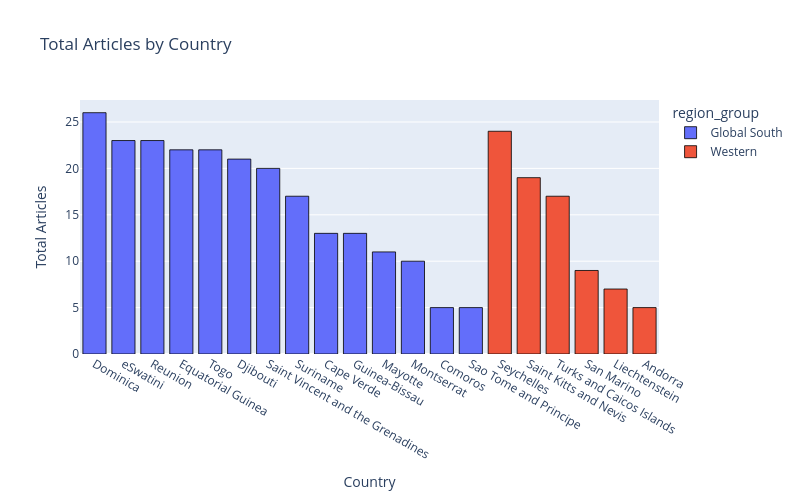

Notebook cell for this chart:
### Code cell
# total articles for top 20 countries
fig = px.bar(
    master.sort_values(by="total_articles", ascending=False).iloc[-20:],
    y="total_articles",
    x="country",
    color="region_group",
    orientation="v",
    title="Total Articles by Country",
)
fig.update_traces(marker_line_color="black", marker_line_width=0.8)
fig.update_layout(
    yaxis_title="Total Articles",
    xaxis_title="Country",
    yaxis={"categoryorder": "total ascending"},
    width=800,
    height=500,
)
fig.show()

### Figure 1 — Plotly figure (JSON) as saved in the notebook; plotly's stock layout.template omitted (floating-point values rounded to 4 significant figures)
{"data": [{"hovertemplate": "region_group=Global South<br>country=%{x}<br>total_articles=%{y}<extra></extra>", "legendgroup": "Global South", "marker": {"color": "#636efa", "line": {"color": "black", "width": 0.8}, "pattern": {"shape": ""}}, "name": "Global South", "orientation": "v", "showlegend": true, "textposition": "auto", "type": "bar", "x": ["Dominica", "eSwatini", "Reunion", "Equatorial Guinea", "Togo", "Djibouti", "Saint Vincent and the Grenadines", "Suriname", "Cape Verde", "Guinea-Bissau", "Mayotte", "Montserrat", "Comoros", "Sao Tome and Principe"], "xaxis": "x", "y": [26, 23, 23, 22, 22, 21, 20, 17, 13, 13, 11, 10, 5, 5], "yaxis": "y"}, {"hovertemplate": "region_group=Western<br>country=%{x}<br>total_articles=%{y}<extra></extra>", "legendgroup": "Western", "marker": {"color": "#EF553B", "line": {"color": "black", "width": 0.8}, "pattern": {"shape": ""}}, "name": "Western", "orientation": "v", "showlegend": true, "textposition": "auto", "type": "bar", "x": ["Seychelles", "Saint Kitts and Nevis", "Turks and Caicos Islands", "San Marino", "Liechtenstein", "Andorra"], "xaxis": "x", "y": [24, 19, 17, 9, 7, 5], "yaxis": "y"}], "layout": {"barmode": "relative", "height": 500, "legend": {"title": {"text": "region_group"}, "tracegroupgap": 0}, "title": {"text": "Total Articles by Country"}, "width": 800, "xaxis": {"anchor": "y", "domain": [0, 1], "title": {"text": "Country"}}, "yaxis": {"anchor": "x", "categoryorder": "total ascending", "domain": [0, 1], "title": {"text": "Total Articles"}}}}
